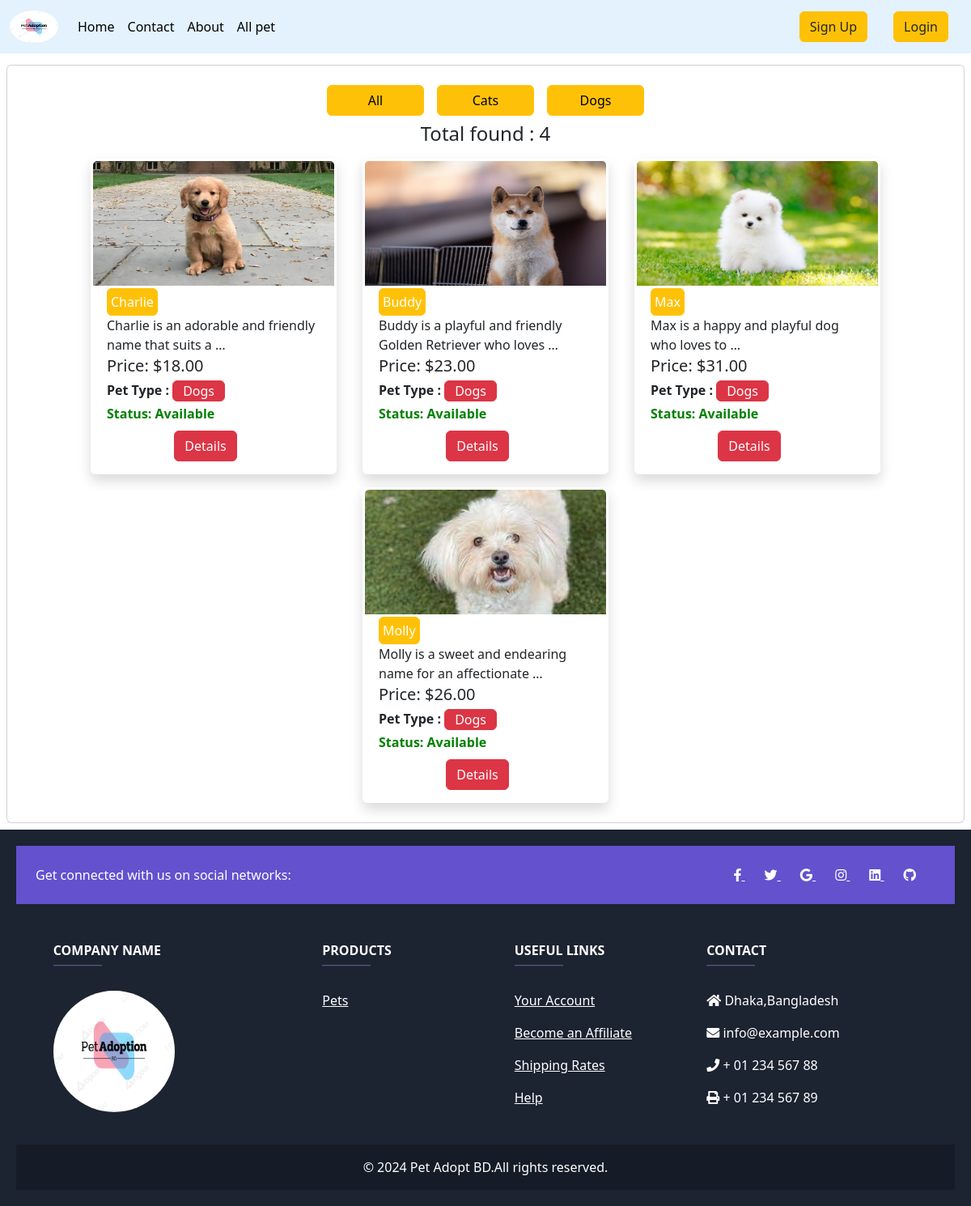
Screenshot of /pet_category/dogs/ with the database file from the repository.
### pet/models.py (models this page shows, shortened)
class pet_category(models.Model):
    name = models.CharField(max_length=50)
    slug = models.SlugField(max_length=100,unique=True, null=True, blank=True)
    def __str__(self):
        return self.name

class pets(models.Model):
    user = models.ForeignKey(User, on_delete=models.CASCADE)
    name = models.CharField( max_length=50)
    pet_type = models.ForeignKey(pet_category, on_delete=models.CASCADE)
    discription = models.TextField()
    image = models.FileField(upload_to='pet/media/uploads', blank = True, null = True)
    is_available = models.BooleanField(default=True)
    price = models.DecimalField(max_digits=7, decimal_places=2)

### Pet_Adoption_Platform/views.py (the view)
# urls.py: path('pet_category/<slug:pet_slug>/', views.all_pet, name='pet_wise_post'),
def all_pet(request, pet_slug = None):
    data = pets.objects.all()
    if pet_slug is not None:
        pet_c = pet_category.objects.get(slug = pet_slug)
        data = pets.objects.filter(pet_type = pet_c)
    pet = pet_category.objects.all()
    return render(request, 'all_pet.html', {'data': data, 'pet': pet})

### templates/all_pet.html (shortened to what this page needs)
{% extends "base.html" %} {% load static %} {% block css %}
<link rel="stylesheet" href="{% static 'css/card.css' %}" />
{% endblock %} {% block content %}
<div class="col-12">
  <div class="card m-2 all-pets">
    <div class="card-body four">
      <div id="adopt" class="d-flex justify-content-center">
        <a
          class="btn btn-warning m-2"
          ,
          style="width: 120px"
          href="{% url 'all_pet' %}"
          >All</a
        >
        {% for b in pet %}
        <a
          class="btn btn-warning m-2"
          ,
          style="width: 120px"
          href="{% url 'pet_wise_post' b.slug %}"
          >{{b.name}}</a
        >
        {% endfor %}
      </div>
      <div class="d-flex justify-content-center">
        <h4>Total found : {{data | length}}</h4>
      </div>
      <div
        class="d-flex justify-content-center align-items-center gap-3 flex-wrap p-2"
      >
        {% for pet in data %}
        <a  href="{% url 'Details' pet.id %}">
        <div class="card shadow pet-card" style="width: 19rem">
          <div>
            {% if pet.image %}
            <img
              src="{{ pet.image.url }}"
              class="card-img-top"
              alt="Pet Image"
              style="height: 160px"
            />
            {% endif %}
          </div>
          <div class="card-body">
            <h5 class="card-title">
              <a class="btn p-1 pet-name btn-warning" href="">{{pet.name}}</a>
            </h5>
            <p class="card-title">{{pet.discription | truncatewords:10}}</p>
            <h5
              class="card-title price"
              style="position: relative; bottom: 18px"
            >
              Price: ${{pet.price}}
            </h5>
            <p class="type fw-semibold">
              Pet Type :
              <button class="btn btn-danger pt-0 pb-0 m-0">
                {{pet.pet_type}}
              </button>
            </p>
            <div class="available">
              {% if pet.is_available %}
              <p class="status aavailable">Status: Available</p>
              {% else %}
              <p class="status not-available">Status: Not Available</p>
              {% endif %}
            </div>
            <div class="btnn">
              <a class="btn btn-danger m-2" href="{% url 'Details' pet.id %}"
                >Details</a
              >
            </div>
          </div>
        </div>
      </a>
        {% endfor %}
      </div>
    </div>
  </div>
  {% include "fotter.html" %} {% endblock %}

### static/css/card.css (style rules this page uses)
.all-pets { margin-top: 80px !important; }
.card.shadow.pet-card { border: none; height: 390px; transition: transform 0.3s ease-in-out; }
.card.shadow.pet-card .card-body { padding: 1.25rem; }
.card.shadow.pet-card img.card-img-top { border-top-left-radius: 0.5rem; border-top-right-radius: 0.5rem; }
.card.shadow.pet-card h5.card-title a.btn { color: #fff; }
.card-img-top { height: 130px; padding: 3px; border-radius: 0px 0px 0px 0px; }
.type { position: relative; bottom: 12px; }
.status { font-weight: bold; position: relative; top: 22px; }
.available { color: green; }
.card-title { margin: 0px; position: relative; bottom: 20px; }
.btnn { position: relative; bottom: 40px; display: flex; right: 10px; gap: 10px; justify-content: center; }
.pet-name { position: relative; }
.available { position: relative; bottom: 47px; }

### rows the page displays
pet_category: name "Cats"
pet_category: name "Dogs"
pets: image (picture), name "Charlie", discription "Charlie is an adorable and friendly name that suits a …", price "18.00", pet_type "Dogs", is_available "Status: Available"
pets: image (picture), name "Buddy", discription "Buddy is a playful and friendly Golden Retriever who loves …", price "23.00", pet_type "Dogs", is_available "Status: Available"
pets: image (picture), name "Max", discription "Max is a happy and playful dog who loves to …", price "31.00", pet_type "Dogs", is_available "Status: Available"
pets: image (picture), name "Molly", discription "Molly is a sweet and endearing name for an affectionate …", price "26.00", pet_type "Dogs", is_available "Status: Available"

### other values shown
{{ data | length }} "4"
